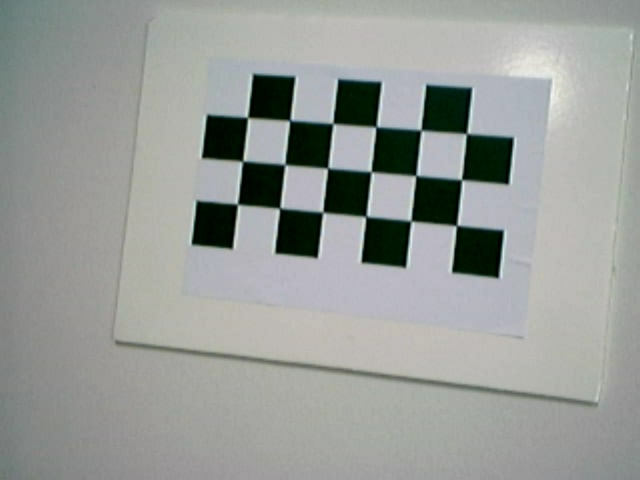
#> input picture data/가메출판-김동근-opencv-python-2nd/data/image1.jpg, 640 x 480 px
$ python 1108.py
#> lines starting #> are read from the running program, lines starting #| are printed output that depends on the picture; after the words box and inside, x2 and y2 are one past the last pixel; in counts of white or black regions, pixels touching at a corner belong together; long printed decimals are rounded
# 1108.py
# https://docs.opencv.org/master/d9/dab/tutorial_homography.html#projective_transformations
# https://hal.inria.fr/inria-00174036v3/document
#       Deeper understanding of the homography decomposition for vision-based control

import cv2
import numpy as np
np.set_printoptions(precision=2, suppress=True)

#1
img1 = cv2.imread('./data/image1.jpg')
#> img1 is the input picture: shape (480, 640, 3); mean B, G, R 152.2, 155.6, 152.1
img2 = cv2.imread('./data/image2.jpg')
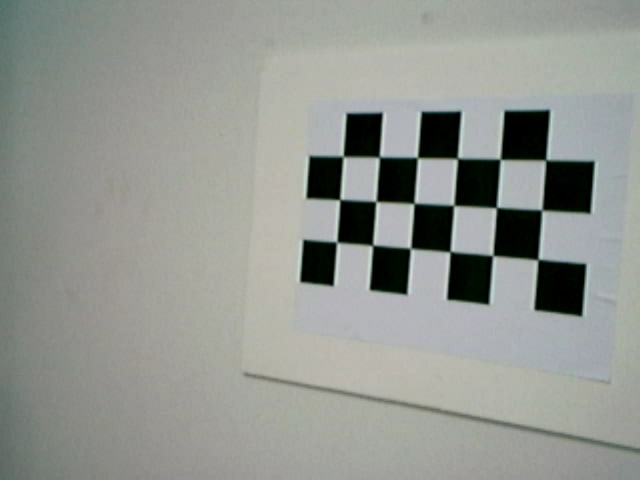
#> input picture data/가메출판-김동근-opencv-python-2nd/data/image2.jpg, 640 x 480 px
#> img2 is the input picture: shape (480, 640, 3); mean B, G, R 144.8, 150, 146.8
imageSize= (img1.shape[1], img1.shape[0]) # (width, height)
#> imageSize = (640, 480)

def FindCornerPoints(src_img, patternSize):
#> called with patternSize = (6, 3)
    found, corners = cv2.findChessboardCorners(src_img, patternSize)
#> found = True; corners = 18 rows, first 8: [455.3, 226.5], [409.4, 219.8], [367.7, 215.4], [324.2, 213.2], [278.3, 209.7], [238.2, 205.5], [460.6, 178.8], [414.6, 176.8]
    if not found:
        return found, corners

    term_crit=(cv2.TERM_CRITERIA_EPS+cv2.TERM_CRITERIA_MAX_ITER, 10, 0.01)
    gray = cv2.cvtColor(src_img, cv2.COLOR_BGR2GRAY)
    corners = cv2.cornerSubPix(gray, corners, (5,5), (-1,-1), term_crit)
#> corners = 18 rows, first 8: [456.6, 225.5], [410.9, 220.9], [366, 216.4], [322.8, 212.1], [279.6, 208.1], [237.4, 204.2], [461.5, 179.7], [415.8, 175.5]
    corners = corners[::-1] # reverse order, in this example, to set origin to (left-upper)
#> corners = 18 rows, first 8: [247.5, 117.4], [289.9, 120.3], [332.8, 123.4], [376.1, 126.8], [421, 130.1], [466.6, 133.5], [242.7, 161.3], [284.9, 164.5]
    return found, corners

patternSize = (6, 3)
found1, corners1 = FindCornerPoints(img1, patternSize)
#> found1 = True; corners1 has the same summary as corners in FindCornerPoints
found2, corners2 = FindCornerPoints(img2, patternSize)
#> in FindCornerPoints (call 2), `found, corners = cv2.findChessboardCorners(src_img, patternSize)`: corners = 18 rows, first 8: [535.8, 260.8], [494.5, 256.6], [451.7, 250.5], [410.6, 248.5], [371.3, 246.6], [335.7, 240.8], [540.5, 208.5], [498.3, 206.6]
#> in FindCornerPoints (call 2), `corners = cv2.cornerSubPix(gray, corners, (5,5), (-1,-1), term_crit)`: corners = 18 rows, first 8: [537.9, 259.6], [492.8, 255.6], [450.1, 251.5], [410.5, 248.3], [372.6, 245.4], [336.7, 242], [541.8, 210], [496.4, 207.5]
#> in FindCornerPoints (call 2), `corners = corners[::-1]`: corners = 18 rows, first 8: [343.1, 156.4], [379.4, 157.1], [417.4, 157.5], [457.4, 158.3], [500.3, 159.2], [545.8, 159.9], [339.8, 199.5], [376, 201.4]
#> found2 = True; corners2 has the same summary as corners in FindCornerPoints

#2: set world(object) coordinates to Z = 0
xN, yN = patternSize # (6, 3)
mW = np.zeros((xN*yN, 3), np.float32) # (18, 3)
mW[:, :2] = np.mgrid[0:xN, 0:yN].T.reshape(-1, 2) # mW points on Z = 0
mW[:, :2] += 1

#3: intrinc parameters
K = cv2.initCameraMatrix2D([mW, mW], [corners1, corners2], imageSize) #(640, 480)
#> K = [[942.7, 0, 319.5], [0, 942.7, 239.5], [0, 0, 1]]
#print("K=\n", K)

#4: pose estimation on camera 1 and camera 2
dists = None  # dists = np.zeros(5)
ret1, rvec1, tvec1 = cv2.solvePnP(mW, corners1, K, dists)
#> ret1 = True; rvec1 = [-0.0477, 0.239, 0.108]; tvec1 = [-2.5, -3.89, 21.87]
ret2, rvec2, tvec2 = cv2.solvePnP(mW, corners2, K, dists)
#> ret2 = True; rvec2 = [-0.0123, 0.644, 0.0767]; tvec2 = [-0.168, -3, 22.5]
print("rvec1=", rvec1.T)
#| rvec1= [[-0.05  0.24  0.11]]
print("tvec1=", tvec1.T)
#| tvec1= [[-2.5  -3.89 21.87]]
print("rvec2=", rvec2.T)
#| rvec2= [[-0.01  0.64  0.08]]
print("tvec2=", tvec2.T)
#| tvec2= [[-0.17 -3.   22.5 ]]

def computeC2MC1(rvec1, t1, rvec2, t2):
    R1 = cv2.Rodrigues(rvec1)[0] # vector to matrix
#> R1 = [[0.966, -0.112, 0.234], [0.101, 0.993, 0.0599], [-0.239, -0.0343, 0.97]]
    R2 = cv2.Rodrigues(rvec2)[0]
#> R2 = [[0.797, -0.0753, 0.599], [0.0676, 0.997, 0.0353], [-0.6, 0.0124, 0.8]]

    R_1to2 = np.dot(R2, R1.T)
#> R_1to2 = [[0.918, 0.0415, 0.394], [-0.0383, 0.999, -0.0161], [-0.394, -0.000318, 0.919]]
    r_1to2 = cv2.Rodrigues(R_1to2)[0]
#> r_1to2 = [0.00809, 0.405, -0.041]

    t_1to2 = np.dot(R2, np.dot(-R1.T, t1)) + t2
#> t_1to2 = [-6.33, 1.15, 1.41]
    return r_1to2, t_1to2

rvec_1to2, tvec_1to2 = computeC2MC1(rvec1, tvec1, rvec2, tvec2)
#> rvec_1to2 = [0.00809, 0.405, -0.041]; tvec_1to2 = [-6.33, 1.15, 1.41]
#print("rvec_1to2=",  rvec_1to2.T)
#print("tvec_1to2=",  tvec_1to2.T)

#6: just for check, rvec==rvec2, tvec == tvec2
rvec, tvec = cv2.composeRT(rvec1, tvec1, rvec_1to2, tvec_1to2)[:2]
#> rvec = [-0.0123, 0.644, 0.0767]; tvec = [-0.168, -3, 22.5]
print("rvec=",  rvec.T)
#| rvec= [[-0.01  0.64  0.08]]
print("tvec=",  tvec.T)
#| tvec= [[-0.17 -3.   22.5 ]]

#7: homography from the camera displacement

#7-1: the plane normal at camera 1
normal = np.array([0., 0., 1.]).reshape(3, 1) # +Z
R1 = cv2.Rodrigues(rvec1)[0] # vector to matrix
normal1 = np.dot(R1, normal)
#> normal1 = [0.234, 0.0599, 0.97]

#7-2: the origin as a point on the plane at camera 1
origin = np.array([0., 0., 0.]).reshape(3, 1)
origin1 = np.dot(R1, origin) + tvec1
#> origin1 = [-2.5, -3.89, 21.87]

#7-3: the plane distance to the camera 1
#     as the dot product between the plane normal and a point on the plane
d1 = np.sum(normal1*origin1)
#> d1 = 20.41
#print("normal1=", normal1.T)
#print("origin1=", origin1.T)
print("d1=", d1)
#| d1= 20.410

#7-4: homography from camera displacement
def computeHomography(rvec_1to2, tvec_1to2, d, normal):
#> called with rvec_1to2 = array of shape (3, 1), tvec_1to2 = array of shape (3, 1), d = 20.41, normal = array of shape (3, 1)
    R_1to2 = cv2.Rodrigues(rvec_1to2)[0] # vector to matrix
    homography = R_1to2 + np.dot(tvec_1to2, normal.T)/d
#> homography = [[0.846, 0.0229, 0.0929], [-0.0251, 1, 0.0384], [-0.378, 0.00383, 0.986]]
    return homography

homography_euclidean = computeHomography(rvec_1to2, tvec_1to2, d1, normal1)
#> homography_euclidean has the same summary as homography in computeHomography
homography = np.dot(np.dot(K, homography_euclidean), np.linalg.inv(K))
#> homography = [[0.718, 0.0242, 167.6], [-0.121, 1, 70.79], [-0.000401, 4.06e-06, 1.11]]
homography /= homography[2,2]
#> homography = [[0.645, 0.0218, 150.5], [-0.109, 0.901, 63.59], [-0.00036, 3.65e-06, 1]]
homography_euclidean /= homography_euclidean[2,2]
#> homography_euclidean = [[0.858, 0.0233, 0.0942], [-0.0255, 1.02, 0.0389], [-0.383, 0.00388, 1]]
print("homography=",homography)
#| homography= [[  0.64   0.02 150.51]
#|  [ -0.11   0.9   63.59]
#|  [ -0.     0.     1.  ]]

#8: same but using absolute camera poses, just for check
def computeHomography2(rvec1, tvec1, rvec2, tvec2, d, normal):
#> called with rvec1 = array of shape (3, 1), tvec1 = array of shape (3, 1), rvec2 = array of shape (3, 1), tvec2 = array of shape (3, 1), d = 20.41, normal = array of shape (3, 1)
    R1 = cv2.Rodrigues(rvec1)[0] # vector to matrix
    R2 = cv2.Rodrigues(rvec2)[0] # vector to matrix

    homography = np.dot(R2, R1.T) + np.dot((np.dot(np.dot(-R2,R1.T),tvec1)+ tvec2), normal.T)/d
#> homography = [[0.846, 0.0229, 0.0929], [-0.0251, 1, 0.0384], [-0.378, 0.00383, 0.986]]
    return homography

homography_euclidean2 = computeHomography2(rvec1, tvec1, rvec2, tvec2, d1, normal1)
#> homography_euclidean2 has the same summary as homography in computeHomography2
homography2 = np.dot(np.dot(K, homography_euclidean2), np.linalg.inv(K))
#> homography2 = [[0.718, 0.0242, 167.6], [-0.121, 1, 70.79], [-0.000401, 4.06e-06, 1.11]]
homography2 /= homography2[2,2]
#> homography2 = [[0.645, 0.0218, 150.5], [-0.109, 0.901, 63.59], [-0.00036, 3.65e-06, 1]]
homography_euclidean2 /= homography_euclidean2[2,2]
#> homography_euclidean2 has the same summary as homography_euclidean
#print("homography2=",homography2)

#9: homography from image points
H, mask = cv2.findHomography(corners1, corners2, cv2.LMEDS, 2.0)
#> H = [[0.635, 0.0231, 151.6], [-0.111, 0.895, 64.45], [-0.000373, 4.42e-06, 1]]; mask = 18 values from 1 to 1
print("H=",H)
#| H= [[  0.64   0.02 151.62]
#|  [ -0.11   0.9   64.45]
#|  [ -0.     0.     1.  ]]

#10: decompose the homography to a set of rotations, translations and plane normals
#10-1
ret, Rs_decomp, ts_decomp, ns_decomp = cv2.decomposeHomographyMat(homography, K) # homography2
#> ret = 4; ts_decomp = ([0.151, 0.0216, 0.284], [-0.151, -0.0216, -0.284], [0.31, -0.0561, -0.0692], [-0.31, 0.0561, 0.0692]); ns_decomp = ([-0.988, 0.152, -0.029], [0.988, -0.152, 0.029], [-0.234, -0.0599, -0.97], [0.234, 0.0599, 0.97])
#ret, Rs_decomp, ts_decomp, ns_decomp = cv2.decomposeHomographyMat(H, K)

#10-2
solutions = cv2.filterHomographyDecompByVisibleRefpoints(Rs_decomp, ns_decomp, corners1, corners2)
#> solutions = [1, 3]
solutions = solutions.flatten()
print("solutions=", solutions)
#| solutions= [1 3]

#10-3: for check, the same as rvec_decomp, tvec_decomp, nvec_decomp in #10-4
print("rvec_1to2=",  rvec_1to2.T)
#| rvec_1to2= [[ 0.01  0.4  -0.04]]
print("tvec_1to2=",  tvec_1to2.T)
#| tvec_1to2= [[-6.33  1.15  1.41]]
print("normal1=",    normal1.T)
#| normal1= [[0.23 0.06 0.97]]

#10-4: find a solution with minimum re-projection errors
min_errors = 1.0E5
for i in solutions:
    print("----- solutions, i=", i)

    rvec_decomp = cv2.Rodrigues(Rs_decomp[i])[0]
    tvec_decomp = ts_decomp[i]*d1 # scale by the plane distance to the camera 1
    #print("rvec_decomp=", rvec_decomp.T)
    #print("tvec_decomp=", tvec_decomp.T)
    #print("ns_decomp=", ns_decomp[i].T)

    # re-projection errors
    rvec3, tvec3 = cv2.composeRT(rvec1, tvec1, rvec_decomp, tvec_decomp)[:2]
    pts, _ = cv2.projectPoints(mW, rvec3, tvec3, K, dists)
    errs = cv2.norm(corners2, np.float32(pts))
    print("errs[{}]={}".format(i, errs))
    if errs < min_errors:
        min_errors = errs
        min_i = i
#> this loop made 2 passes
#> (i, rvec_decomp, tvec_decomp, rvec3, tvec3, errs, min_errors, min_i) on pass 2: (3, [0.00809, 0.405, -0.041], [-6.33, 1.15, 1.41], [-0.0123, 0.644, 0.0767], [-0.168, -3, 22.5], 1.02, 1.02, 3)
#> (rvec_decomp, tvec_decomp, rvec3, tvec3, errs, min_errors, min_i) on pass 1: ([-0.0392, 0.0974, -0.00193], [-3.09, -0.44, -5.8], [-0.0813, 0.339, 0.104], [-3.44, -3.46, 16.35], 624.3, 624.3, 1)
#| ----- solutions, i= 1
#| errs[1]=624.288
#| ----- solutions, i= 3
#| errs[3]=1.016
#> after the loop, min_errors = 1.02; min_i = 3

print("min_errors[{}]={}".format(min_i, min_errors))
#| min_errors[3]=1.016
rvec_decomp = cv2.Rodrigues(Rs_decomp[min_i])[0]
tvec_decomp = ts_decomp[min_i]*d1 # scale by the plane distance to the camera 1
nvec_decomp = ns_decomp[min_i]
#> nvec_decomp = [0.234, 0.0599, 0.97]
print("rvec_decomp=", rvec_decomp.T)
#| rvec_decomp= [[ 0.01  0.4  -0.04]]
print("tvec_decomp=", tvec_decomp.T)
#| tvec_decomp= [[-6.33  1.15  1.41]]
print("nvec_decomp=", nvec_decomp.T)
#| nvec_decomp= [[0.23 0.06 0.97]]

#11: project and display
#11-1: compose camera1 + decomposition( or displacement)
rvec, tvec = cv2.composeRT(rvec1, tvec1, rvec_decomp, tvec_decomp)[:2]
print("rvec=", rvec.T)
#| rvec= [[-0.01  0.64  0.08]]
print("tvec=", tvec.T)
#| tvec= [[-0.17 -3.   22.5 ]]

#11-2: display axis in img2
index = [0, 5, 17, 12] # 4-corner index
axis3d = np.float32([[0,0,0], [3,0,0], [0,3,0], [0,0,-3]]).reshape(-1,3)

axis_2d, _ = cv2.projectPoints(axis3d, rvec, tvec, K, dists)
#> axis_2d = [[312.5, 114], [420.7, 112.3], [303, 239.3], [227.3, 94.01]]
axis_2d    = np.int32(axis_2d).reshape(-1,2)
#> axis_2d = [[312, 113], [420, 112], [303, 239], [227, 94]]
cv2.line(img2, tuple(axis_2d[0]), tuple(axis_2d[1]),(255, 0, 0),3)
cv2.line(img2, tuple(axis_2d[0]), tuple(axis_2d[2]),(0, 255, 0),3)
cv2.line(img2, tuple(axis_2d[0]), tuple(axis_2d[3]),(0, 0, 255),3)

#11-3: display pW on Z = 0
pW = mW[index]  # 4-corners' coord (x, y, 0) on Z = 0
#> pW = [[1, 1, 0], [6, 1, 0], [6, 3, 0], [1, 3, 0]]
p1, _ = cv2.projectPoints(pW, rvec, tvec, K, dists)
#> p1 = [[343.3, 156.4], [545.7, 160.1], [537.9, 259.5], [336.8, 242.2]]
p1    = np.int32(p1)
#> p1 = [[343, 156], [545, 160], [537, 259], [336, 242]]

cv2.drawContours(img2, [p1],-1,(0,255,255), -1)
cv2.polylines(img2,[p1],True,(0,255,0), 2)

#11-4: display pW on Z = -2
pW[:, 2] = -2 # 4-corners' coord (x, y, -2)
p2, _ = cv2.projectPoints(pW, rvec, tvec, K, dists
                                  )
#> p2 = [[289.6, 146.6], [501.4, 148.9], [492.9, 257.5], [282.6, 239.1]]
p2    = np.int32(p2)
#> p2 = [[289, 146], [501, 148], [492, 257], [282, 239]]
cv2.polylines(img2,[p2],True,(0,0,255), 2)
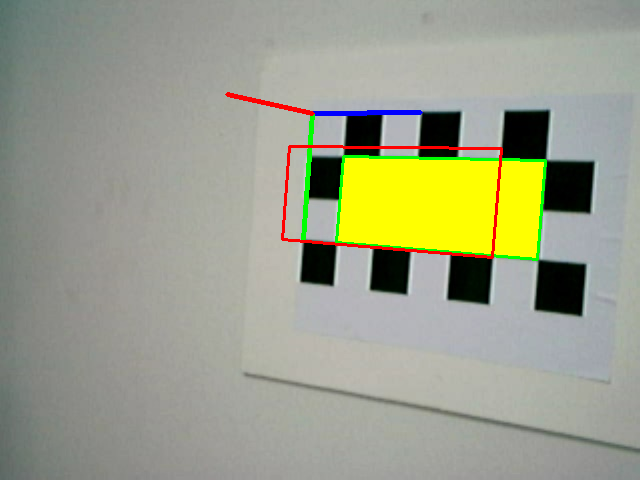
#> img2: shape (480, 640, 3); mean B, G, R 137.8, 158.8, 156.1

#11-5: display edges between two rectangles
for j in range(4):
    x1, y1 = p1[j][0] # Z = 0
    x2, y2 = p2[j][0] # Z = -2
    cv2.line(img2, (x1, y1), (x2, y2), (255, 0, 0), 2)
#> this loop made 4 passes
#> (x1, y1, x2, y2) on passes 1 to 4: (343, 156, 289, 146), (545, 160, 501, 148), (537, 259, 492, 257), (336, 242, 282, 239)
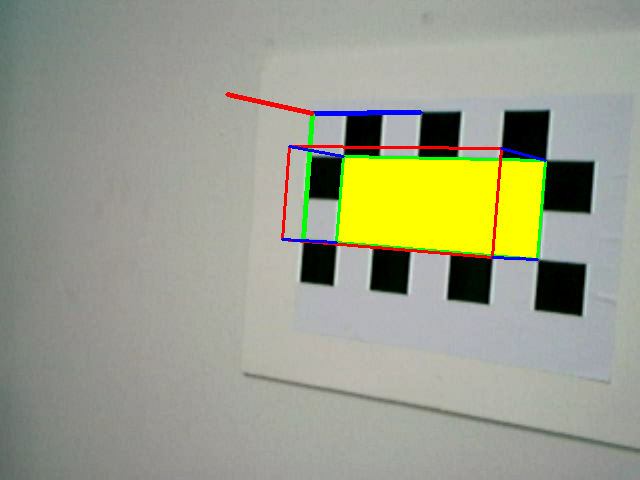
#> img2: shape (480, 640, 3); 0.2% of pixels changed, all inside (x1, y1, x2, y2) = (281, 145, 547, 261)

cv2.imshow('img2',img2)
cv2.waitKey()
cv2.destroyAllWindows()
